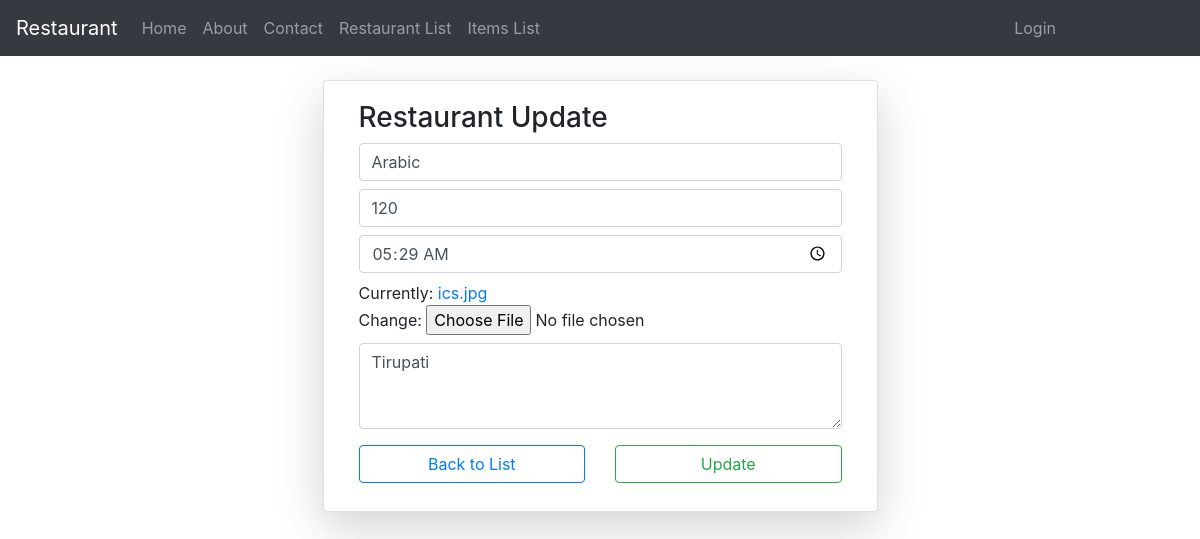
The app's page /rst/1/ with its own data.
### RestApp/models.py (models this page shows)
class Restaurant(models.Model):
	rname = models.CharField(max_length=30)
	nitems = models.IntegerField()
	timings = models.CharField(max_length=50)
	address = models.CharField(max_length=50)
	rsimg = models.ImageField(upload_to='Restaurantimages/',default='ics.jpg')

### RestApp/views.py (the view)
# urls.py: path('rst/<int:m>/',views.rstup,name="rsup"),
def rstup(request,m):
	k = Restaurant.objects.get(id=m)
	if request.method == "POST":
		e = ReForm(request.POST,request.FILES,instance=k)
		if e.is_valid():
			e.save()
			messages.warning(request,"{} Restaurant Updated Successfully".format(k.rname))
			return redirect('/rlist')
	e = ReForm(instance=k)
	return render(request,'app/restupdate.html',{'x':e})

### RestApp/forms.py
class ReForm(forms.ModelForm):
	class Meta:
		model = Restaurant
		fields = ["rname","nitems","timings","rsimg","address"]
		widgets = {
		"rname":forms.TextInput(attrs={
			"class":"form-control my-2",
			"placeholder":"Enter Restaurant Name",
			}),
		"nitems":forms.NumberInput(attrs={
			"class":"form-control my-2",
			"placeholder":"Enter Number of Items available in Restaurant",
			}),
		"timings":forms.TextInput(attrs={
			"class":"form-control my-2",
			"placeholder":"Enter timings",
			"type":"time",
			}),
		"address":forms.Textarea(attrs={
			"class":"form-control my-2",
			"placeholder":"Enter Address",
			"rows":3,
			}),
		}

### RestApp/templates/app/restupdate.html (shortened to what this page needs)
{% extends 'app/base.html' %}
{% block content %}
<div class="container mt-4">
	<div class="card col-md-6 mx-auto shadow-lg">
		<div class="card-body">
			<h3>Restaurant Update</h3>
			<form method="post" enctype="multipart/form-data">
				{% for t in x %}
					{{t}}
				{% endfor %}
				<div class="row">
					<div class="col">
						<a href="{% url 'rstl' %}" class="btn btn-outline-primary form-control my-2">Back to List</a>
					</div>
					<div class="col">
						<input type="submit" value="Update" class="btn btn-outline-success form-control my-2">
					</div>
				</div>
			</form>
		</div>
	</div>
</div>
{% endblock %}

### records on screen
Restaurant: x "Arabic" "120" "05:29" "Tirupati"
